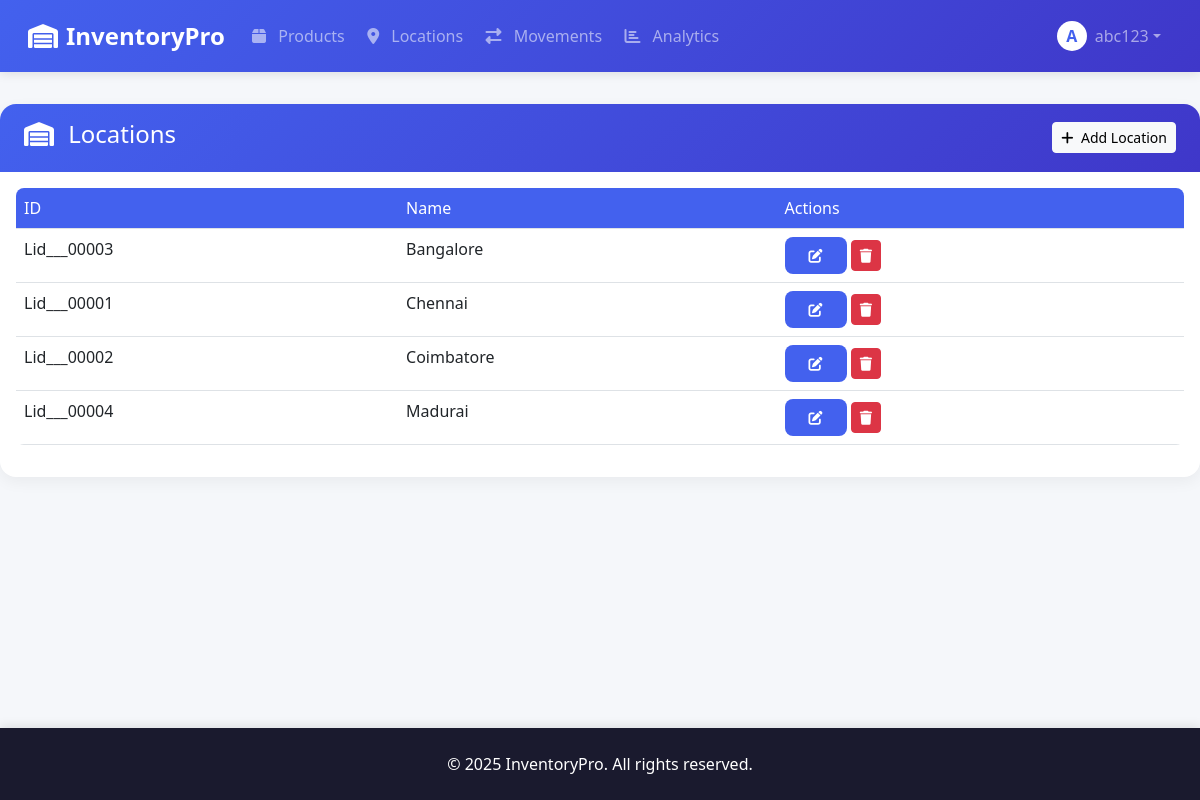
The app's page /locations (signed in) with its own data.
### app.py (models this page shows, shortened)
class User(UserMixin, db.Model):
    id = db.Column(db.Integer, primary_key=True)
    username = db.Column(db.String(50), unique=True, nullable=False)
    password_hash = db.Column(db.String(128))
    is_admin = db.Column(db.Boolean, default=False)
    created_at = db.Column(db.DateTime, default=datetime.utcnow)

class Location(db.Model):
    location_id = db.Column(db.String(50), primary_key=True)
    name = db.Column(db.String(100), nullable=False)

### app.py (the view, shortened to what this page needs)
@app.route('/locations', methods=['GET', 'POST'])
@login_required
def locations():
    locations = Location.query.order_by(Location.name).all()
    return render_template('locations.html', locations=locations)

### app.py (called while the page is built)
@login_manager.user_loader
def load_user(user_id):
    return User.query.get(int(user_id))

### templates/locations.html (shortened to what this page needs)
{% extends "base.html" %}
{% block content %}
<div class="row">
    <div class="col-lg-12">
        <div class="card mb-4">
            <div class="card-header bg-primary text-white">
                <div class="d-flex justify-content-between align-items-center">
                    <h4><i class="fas fa-warehouse me-2"></i> Locations</h4>
                    <button class="btn btn-light btn-sm" data-bs-toggle="modal" data-bs-target="#addLocationModal">
                        <i class="fas fa-plus me-1"></i> Add Location
                    </button>
                </div>
            </div>
            <div class="card-body">
                <div class="table-responsive">
                    <table class="table table-hover" id="locationsTable">
                        <thead>
                            <tr>
                                <th>ID</th>
                                <th>Name</th>
                                <th>Actions</th>
                            </tr>
                        </thead>
                        <tbody>
                            {% for location in locations %}
                            <tr>
                                <td>{{ location.location_id }}</td>
                                <td>{{ location.name }}</td>
                                <td>
                                    <a href="{{ url_for('edit_location', location_id=location.location_id) }}" class="btn btn-sm btn-primary">
                                        <i class="fas fa-edit"></i>
                                    </a>
                                    <button class="btn btn-sm btn-danger delete-location" data-id="{{ location.location_id }}">
                                        <i class="fas fa-trash"></i>
                                    </button>
                                </td>
                            </tr>
                            {% endfor %}
                        </tbody>
                    </table>
                </div>
            </div>
        </div>
    </div>
</div>
{% endblock %}

### templates/base.html (shortened to what this page needs)
<!DOCTYPE html>
<html lang="en">
<head>
    <link href="https://cdn.jsdelivr.net/npm/bootstrap@5.3.0/dist/css/bootstrap.min.css" rel="stylesheet">
    <link rel="stylesheet" href="https://cdnjs.cloudflare.com/ajax/libs/font-awesome/6.4.0/css/all.min.css">
    <link rel="stylesheet" href="https://cdnjs.cloudflare.com/ajax/libs/animate.css/4.1.1/animate.min.css">
    <link rel="stylesheet" href="{{ url_for('static', filename='css/style.css') }}">
</head>
<body>
    <nav class="navbar navbar-expand-lg navbar-dark sticky-top">
        <div class="container">
            <a class="navbar-brand" href="{{ url_for('home') }}">
                <i class="fa fa-warehouse me-2"></i> InventoryPro
            </a>
            <div class="collapse navbar-collapse" id="navbarNav">
                <ul class="navbar-nav me-auto">
                    <li class="nav-item"><a class="nav-link" href="{{ url_for('products') }}"><i class="fa fa-box me-2"></i> Products</a></li>
                    <li class="nav-item"><a class="nav-link" href="{{ url_for('locations') }}"><i class="fa fa-map-marker-alt me-2"></i> Locations</a></li>
                    <li class="nav-item"><a class="nav-link" href="{{ url_for('movements') }}"><i class="fa fa-exchange-alt me-2"></i> Movements</a></li>
                    <li class="nav-item"><a class="nav-link" href="{{ url_for('report') }}"><i class="fa fa-chart-bar me-2"></i> Analytics</a></li>
                </ul>
                <ul class="navbar-nav">
                    {% if current_user.is_authenticated %}
                    <li class="nav-item dropdown">
                        <a class="nav-link dropdown-toggle d-flex align-items-center" href="#" id="userDropdown" role="button" data-bs-toggle="dropdown">
                            <div class="avatar me-2">{{ current_user.username[0]|upper }}</div>{{ current_user.username }}
                        </a>
                    </li>
                    {% else %}
                    <li class="nav-item"><a class="nav-link" href="{{ url_for('login') }}"><i class="fa fa-sign-in-alt me-2"></i> Login</a></li>
                    <li class="nav-item"><a class="nav-link btn btn-outline-light ms-2" href="{{ url_for('register') }}"><i class="fa fa-user-plus me-2"></i> Register</a></li>
                    {% endif %}
                </ul>
            </div>
        </div>
    </nav>
    <main class="container-fluid px-0">
        {% block content %}{% endblock %}
    </main>
    <footer class="text-center">
        <div class="container">
            <p class="mb-0">© {{ current_year if current_year else '2025' }} InventoryPro. All rights reserved.</p>
        </div>
    </footer>
</body>
</html>

### static/style.css (style rules this page uses)
:root { --primary-color: #4361ee; --secondary-color: #3f37c9; --accent-color:rgb(185, 240, 76); --dark-color: #1a1a2e; --light-color: #f8f9fa; --success-color: #4bb543; --warning-color: #ffcc00; --danger-color: #f44336; }
body { font-family: 'Segoe UI', Tahoma, Geneva, Verdana, sans-serif; background-color: #f5f7fa; color: #333; min-height: 100vh; display: flex; flex-direction: column; }
.navbar { box-shadow: 0 2px 10px rgba(0, 0, 0, 0.1); background: linear-gradient(135deg, var(--primary-color), var(--secondary-color)); padding: 0.8rem 1rem; }
.navbar-brand { font-weight: 700; font-size: 1.5rem; display: flex; align-items: center; }
.nav-link { font-weight: 500; padding: 0.5rem 1rem; margin: 0 0.2rem; border-radius: 0.5rem; transition: all 0.3s ease; }
main { flex: 1; padding-top: 2rem; padding-bottom: 3rem; }
.container { max-width: 1400px; }
.card { border: none; border-radius: 1rem; box-shadow: 0 5px 15px rgba(0, 0, 0, 0.05); transition: transform 0.3s ease, box-shadow 0.3s ease; margin-bottom: 1.5rem; overflow: hidden; }
.card-header { background: linear-gradient(135deg, var(--primary-color), var(--secondary-color)); color: white; font-weight: 600; padding: 1rem 1.5rem; border-bottom: none; }
.btn-primary { background-color: var(--primary-color); border: none; padding: 0.5rem 1.5rem; border-radius: 0.5rem; font-weight: 500; transition: all 0.3s; }
.table { border-radius: 0.5rem; overflow: hidden; }
.table th { background-color: var(--primary-color); color: white; font-weight: 500; }
footer { background-color: var(--dark-color); color: white; padding: 1.5rem 0; margin-top: auto; box-shadow: 0 -2px 10px rgba(0, 0, 0, 0.1); }
.avatar { width: 30px; height: 30px; background-color: #fff; color: var(--primary-color); border-radius: 50%; display: flex; align-items: center; justify-content: center; font-weight: bold; }

### templates/base.html (style rules this page uses)
:root { --primary-color: #4361ee; --secondary-color: #3f37c9; --accent-color: #4cc9f0; --dark-color: #1a1a2e; --light-color: #f8f9fa; --success-color: #4bb543; --warning-color: #ffcc00; --danger-color: #f44336; }
body { font-family: 'Segoe UI', Tahoma, Geneva, Verdana, sans-serif; background-color: #f5f7fa; color: #333; min-height: 100vh; display: flex; flex-direction: column; background-image: url('https://images.unsplash.com/photo-1616485939385-496653f78a95?auto=format&fit=crop&w=2070&q=80'); background-size: cover; background-position: center; background-attachment: fixed; }
.navbar { box-shadow: 0 2px 10px rgba(0, 0, 0, 0.1); background: linear-gradient(135deg, var(--primary-color), var(--secondary-color)); padding: 0.8rem 1rem; }
.navbar-brand { font-weight: 700; font-size: 1.5rem; display: flex; align-items: center; }
.nav-link { font-weight: 500; padding: 0.5rem 1rem; margin: 0 0.2rem; border-radius: 0.5rem; transition: all 0.3s ease; }
.avatar { width: 30px; height: 30px; background-color: #fff; color: var(--primary-color); border-radius: 50%; display: flex; align-items: center; justify-content: center; font-weight: bold; }
main { flex: 1; }
.card { border: none; border-radius: 1rem; box-shadow: 0 5px 15px rgba(0, 0, 0, 0.05); transition: transform 0.3s ease, box-shadow 0.3s ease; }
.btn-primary { background-color: var(--primary-color); border: none; border-radius: 0.5rem; }
footer { background-color: var(--dark-color); color: white; padding: 1.5rem 0; margin-top: auto; box-shadow: 0 -2px 10px rgba(0, 0, 0, 0.1); }

### records on screen
User: username "A", username "abc123"
Location: location_id "Lid___00003", name "Bangalore"
Location: location_id "Lid___00001", name "Chennai"
Location: location_id "Lid___00002", name "Coimbatore"
Location: location_id "Lid___00004", name "Madurai"

### other values on screen
{{ current_year if current_year else '2025' }} "2025"
